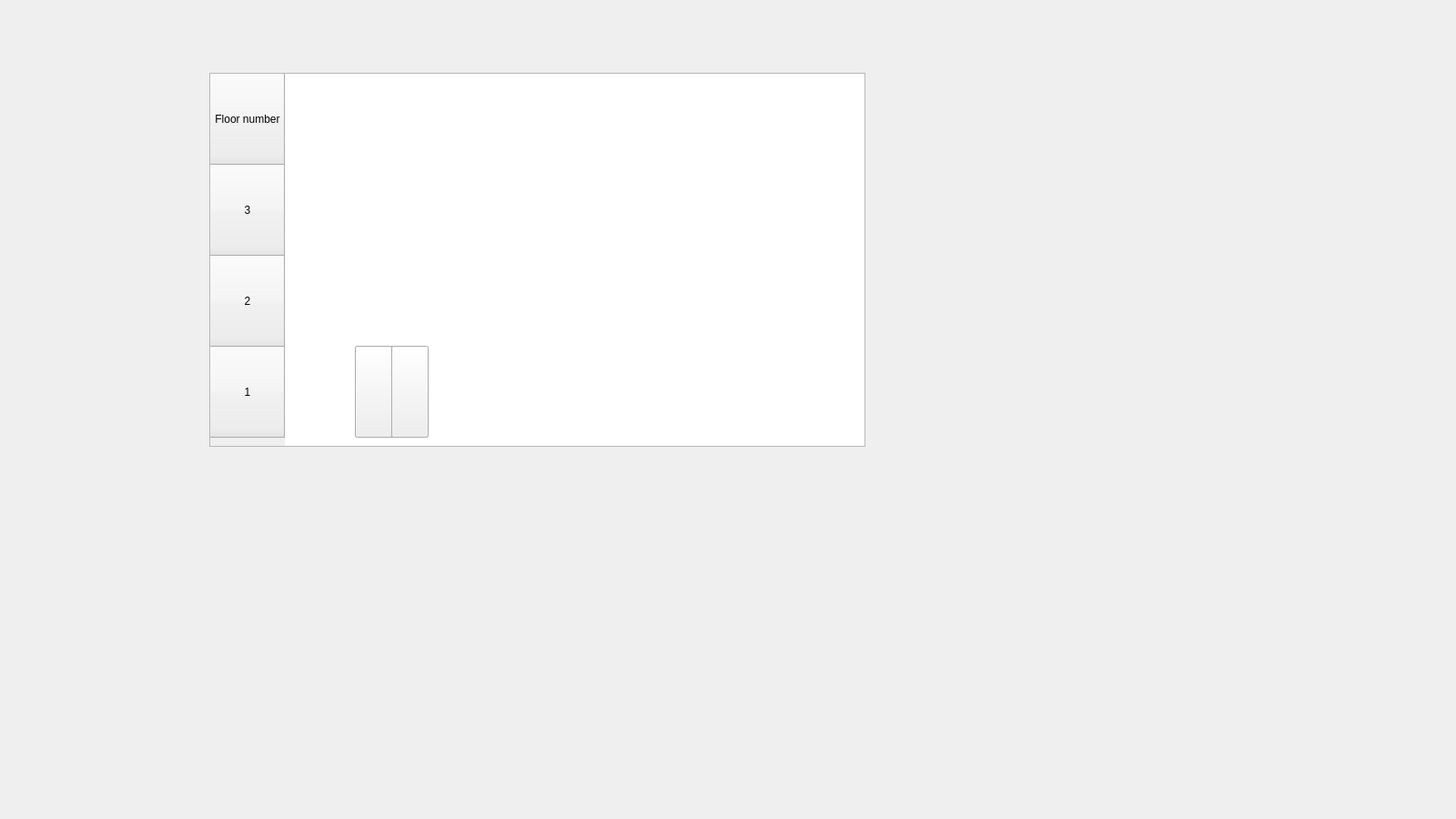
<?xml version="1.0" encoding="UTF-8"?>
<ui version="4.0">
 <class>Widget</class>
 <widget class="QWidget" name="Widget">
  <property name="geometry">
   <rect>
    <x>0</x>
    <y>0</y>
    <width>1600</width>
    <height>900</height>
   </rect>
  </property>
  <property name="windowTitle">
   <string>Widget</string>
  </property>
  <widget class="QTableWidget" name="tableWidget">
   <property name="geometry">
    <rect>
     <x>230</x>
     <y>80</y>
     <width>721</width>
     <height>411</height>
    </rect>
   </property>
   <property name="lineWidth">
    <number>1</number>
   </property>
   <attribute name="verticalHeaderDefaultSectionSize">
    <number>100</number>
   </attribute>
   <row>
    <property name="text">
     <string>Floor number</string>
    </property>
    <property name="font">
     <font>
      <italic>false</italic>
      <bold>false</bold>
      <underline>false</underline>
      <strikeout>false</strikeout>
     </font>
    </property>
    <property name="textAlignment">
     <set>AlignCenter</set>
    </property>
   </row>
   <row>
    <property name="text">
     <string>3</string>
    </property>
    <property name="textAlignment">
     <set>AlignCenter</set>
    </property>
   </row>
   <row>
    <property name="text">
     <string>2</string>
    </property>
    <property name="textAlignment">
     <set>AlignCenter</set>
    </property>
   </row>
   <row>
    <property name="text">
     <string>1</string>
    </property>
    <property name="textAlignment">
     <set>AlignCenter</set>
    </property>
   </row>
  </widget>
  <widget class="QPushButton" name="Elevator">
   <property name="geometry">
    <rect>
     <x>390</x>
     <y>380</y>
     <width>81</width>
     <height>101</height>
    </rect>
   </property>
   <property name="text">
    <string>Elevator</string>
   </property>
  </widget>
  <widget class="QPushButton" name="leftDoor">
   <property name="geometry">
    <rect>
     <x>390</x>
     <y>380</y>
     <width>41</width>
     <height>101</height>
    </rect>
   </property>
   <property name="text">
    <string/>
   </property>
  </widget>
  <widget class="QPushButton" name="rightDoor">
   <property name="geometry">
    <rect>
     <x>430</x>
     <y>380</y>
     <width>41</width>
     <height>101</height>
    </rect>
   </property>
   <property name="text">
    <string/>
   </property>
  </widget>
 </widget>
 <resources/>
 <connections/>
</ui>
